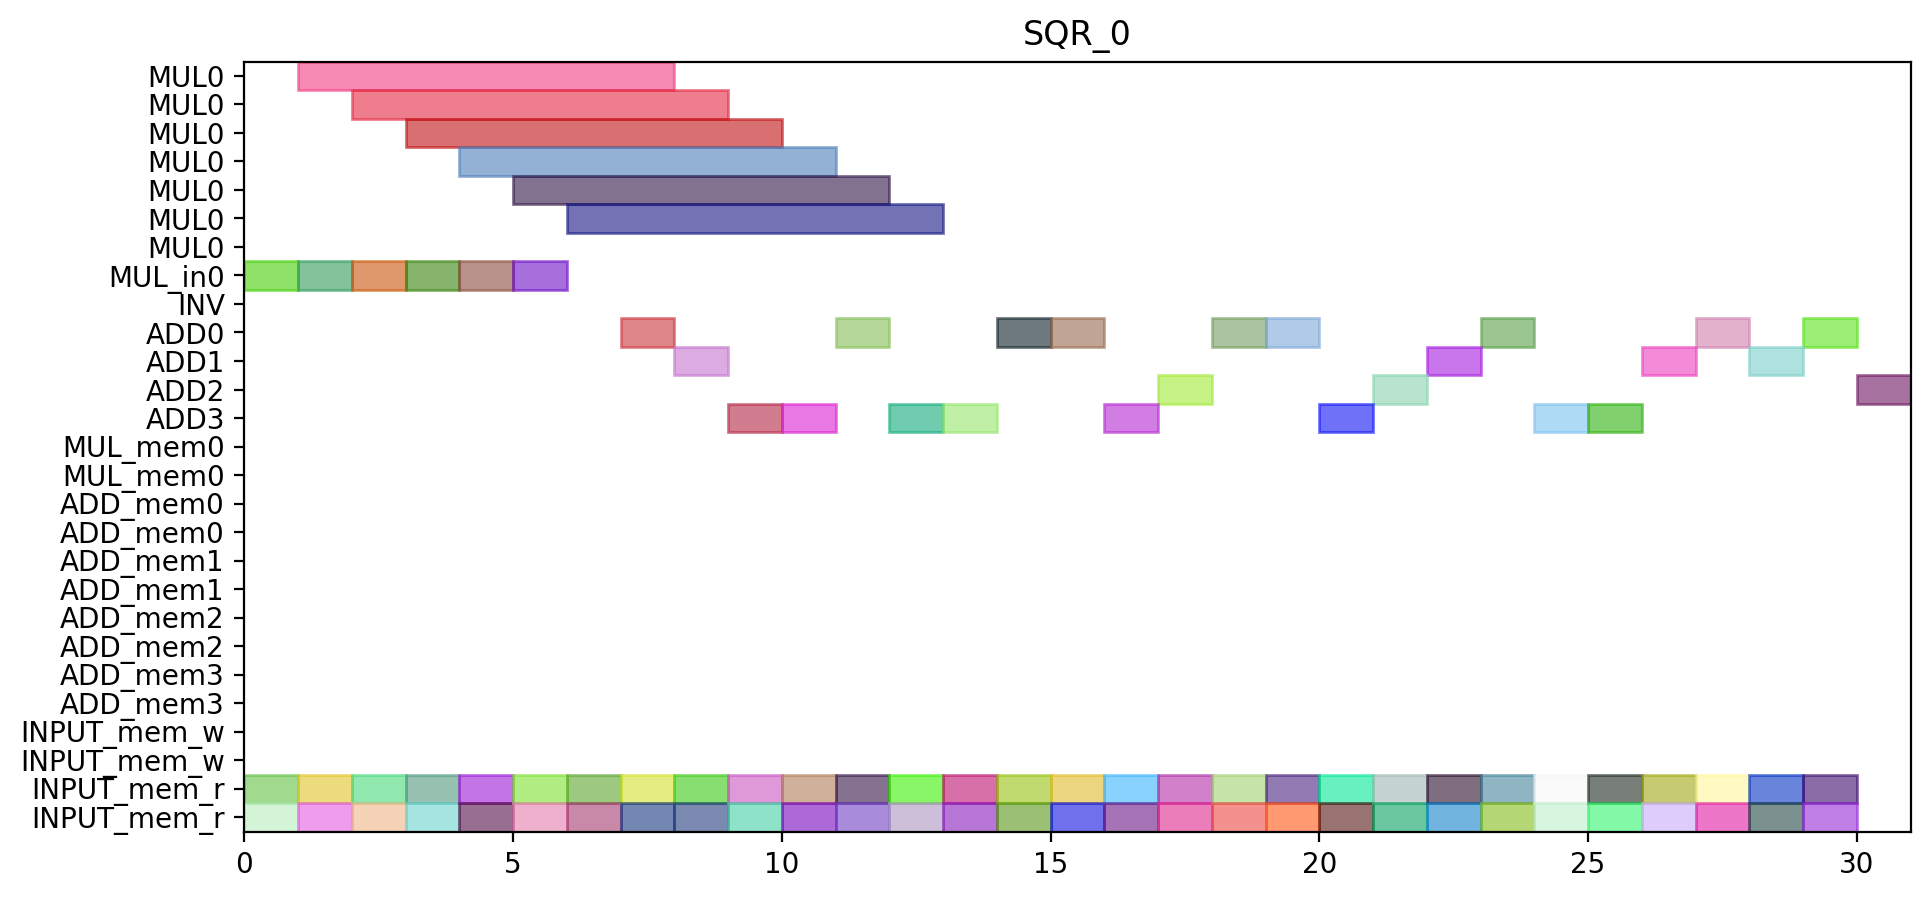

The Python source for this figure:
from pyschedule import Scenario, solvers, plotters, alt


def solve():
	horizon = 90
	S = Scenario("SQR_0", horizon=horizon)

	# resource
	MUL = S.Resources('MUL', num=1, size=7)
	MUL_in = S.Resources('MUL_in', num=1)
	INV = S.Resource('INV')
	ADD = S.Resources('ADD', num=4, periods=range(1, horizon))
	MUL_mem = S.Resources('MUL_mem', num=1, size=2)
	ADD_mem = S.Resources('ADD_mem', num=4, size=2)
	INPUT_mem_w = S.Resource('INPUT_mem_w', size=2)
	INPUT_mem_r = S.Resource('INPUT_mem_r', size=2)

	# result of previous scheduling

	# new tasks
	c_t0_a1_0 = S.Task('c_t0_a1_0', length=1, delay_cost=1)
	c_t0_a1_0 += alt(ADD)

	c_t0_a1_0_mem0 = S.Task('c_t0_a1_0_mem0', length=1, delay_cost=1)
	c_t0_a1_0_mem0 += INPUT_mem_r
	S += c_t0_a1_0_mem0 <= c_t0_a1_0

	c_t0_a1_0_mem1 = S.Task('c_t0_a1_0_mem1', length=1, delay_cost=1)
	c_t0_a1_0_mem1 += INPUT_mem_r
	S += c_t0_a1_0_mem1 <= c_t0_a1_0

	c_t0_a1_1 = S.Task('c_t0_a1_1', length=1, delay_cost=1)
	c_t0_a1_1 += alt(ADD)

	c_t0_a1_1_mem0 = S.Task('c_t0_a1_1_mem0', length=1, delay_cost=1)
	c_t0_a1_1_mem0 += INPUT_mem_r
	S += c_t0_a1_1_mem0 <= c_t0_a1_1

	c_t0_a1_1_mem1 = S.Task('c_t0_a1_1_mem1', length=1, delay_cost=1)
	c_t0_a1_1_mem1 += INPUT_mem_r
	S += c_t0_a1_1_mem1 <= c_t0_a1_1

	c_t0_t10 = S.Task('c_t0_t10', length=1, delay_cost=1)
	c_t0_t10 += alt(ADD)

	c_t0_t10_mem0 = S.Task('c_t0_t10_mem0', length=1, delay_cost=1)
	c_t0_t10_mem0 += INPUT_mem_r
	S += c_t0_t10_mem0 <= c_t0_t10

	c_t0_t10_mem1 = S.Task('c_t0_t10_mem1', length=1, delay_cost=1)
	c_t0_t10_mem1 += INPUT_mem_r
	S += c_t0_t10_mem1 <= c_t0_t10

	c_t0_t11 = S.Task('c_t0_t11', length=1, delay_cost=1)
	c_t0_t11 += alt(ADD)

	c_t0_t11_mem0 = S.Task('c_t0_t11_mem0', length=1, delay_cost=1)
	c_t0_t11_mem0 += INPUT_mem_r
	S += c_t0_t11_mem0 <= c_t0_t11

	c_t0_t11_mem1 = S.Task('c_t0_t11_mem1', length=1, delay_cost=1)
	c_t0_t11_mem1 += INPUT_mem_r
	S += c_t0_t11_mem1 <= c_t0_t11

	c_t0_t3_t0_in = S.Task('c_t0_t3_t0_in', length=1, delay_cost=1)
	c_t0_t3_t0_in += alt(MUL_in)
	c_t0_t3_t0 = S.Task('c_t0_t3_t0', length=7, delay_cost=1)
	c_t0_t3_t0 += alt(MUL)
	S += c_t0_t3_t0>=c_t0_t3_t0_in

	c_t0_t3_t0_mem0 = S.Task('c_t0_t3_t0_mem0', length=1, delay_cost=1)
	c_t0_t3_t0_mem0 += INPUT_mem_r
	S += c_t0_t3_t0_mem0 <= c_t0_t3_t0

	c_t0_t3_t0_mem1 = S.Task('c_t0_t3_t0_mem1', length=1, delay_cost=1)
	c_t0_t3_t0_mem1 += INPUT_mem_r
	S += c_t0_t3_t0_mem1 <= c_t0_t3_t0

	c_t0_t3_t1_in = S.Task('c_t0_t3_t1_in', length=1, delay_cost=1)
	c_t0_t3_t1_in += alt(MUL_in)
	c_t0_t3_t1 = S.Task('c_t0_t3_t1', length=7, delay_cost=1)
	c_t0_t3_t1 += alt(MUL)
	S += c_t0_t3_t1>=c_t0_t3_t1_in

	c_t0_t3_t1_mem0 = S.Task('c_t0_t3_t1_mem0', length=1, delay_cost=1)
	c_t0_t3_t1_mem0 += INPUT_mem_r
	S += c_t0_t3_t1_mem0 <= c_t0_t3_t1

	c_t0_t3_t1_mem1 = S.Task('c_t0_t3_t1_mem1', length=1, delay_cost=1)
	c_t0_t3_t1_mem1 += INPUT_mem_r
	S += c_t0_t3_t1_mem1 <= c_t0_t3_t1

	c_t0_t3_t2 = S.Task('c_t0_t3_t2', length=1, delay_cost=1)
	c_t0_t3_t2 += alt(ADD)

	c_t0_t3_t2_mem0 = S.Task('c_t0_t3_t2_mem0', length=1, delay_cost=1)
	c_t0_t3_t2_mem0 += INPUT_mem_r
	S += c_t0_t3_t2_mem0 <= c_t0_t3_t2

	c_t0_t3_t2_mem1 = S.Task('c_t0_t3_t2_mem1', length=1, delay_cost=1)
	c_t0_t3_t2_mem1 += INPUT_mem_r
	S += c_t0_t3_t2_mem1 <= c_t0_t3_t2

	c_t0_t3_t3 = S.Task('c_t0_t3_t3', length=1, delay_cost=1)
	c_t0_t3_t3 += alt(ADD)

	c_t0_t3_t3_mem0 = S.Task('c_t0_t3_t3_mem0', length=1, delay_cost=1)
	c_t0_t3_t3_mem0 += INPUT_mem_r
	S += c_t0_t3_t3_mem0 <= c_t0_t3_t3

	c_t0_t3_t3_mem1 = S.Task('c_t0_t3_t3_mem1', length=1, delay_cost=1)
	c_t0_t3_t3_mem1 += INPUT_mem_r
	S += c_t0_t3_t3_mem1 <= c_t0_t3_t3

	c_t1_a1_0 = S.Task('c_t1_a1_0', length=1, delay_cost=1)
	c_t1_a1_0 += alt(ADD)

	c_t1_a1_0_mem0 = S.Task('c_t1_a1_0_mem0', length=1, delay_cost=1)
	c_t1_a1_0_mem0 += INPUT_mem_r
	S += c_t1_a1_0_mem0 <= c_t1_a1_0

	c_t1_a1_0_mem1 = S.Task('c_t1_a1_0_mem1', length=1, delay_cost=1)
	c_t1_a1_0_mem1 += INPUT_mem_r
	S += c_t1_a1_0_mem1 <= c_t1_a1_0

	c_t1_a1_1 = S.Task('c_t1_a1_1', length=1, delay_cost=1)
	c_t1_a1_1 += alt(ADD)

	c_t1_a1_1_mem0 = S.Task('c_t1_a1_1_mem0', length=1, delay_cost=1)
	c_t1_a1_1_mem0 += INPUT_mem_r
	S += c_t1_a1_1_mem0 <= c_t1_a1_1

	c_t1_a1_1_mem1 = S.Task('c_t1_a1_1_mem1', length=1, delay_cost=1)
	c_t1_a1_1_mem1 += INPUT_mem_r
	S += c_t1_a1_1_mem1 <= c_t1_a1_1

	c_t1_t10 = S.Task('c_t1_t10', length=1, delay_cost=1)
	c_t1_t10 += alt(ADD)

	c_t1_t10_mem0 = S.Task('c_t1_t10_mem0', length=1, delay_cost=1)
	c_t1_t10_mem0 += INPUT_mem_r
	S += c_t1_t10_mem0 <= c_t1_t10

	c_t1_t10_mem1 = S.Task('c_t1_t10_mem1', length=1, delay_cost=1)
	c_t1_t10_mem1 += INPUT_mem_r
	S += c_t1_t10_mem1 <= c_t1_t10

	c_t1_t11 = S.Task('c_t1_t11', length=1, delay_cost=1)
	c_t1_t11 += alt(ADD)

	c_t1_t11_mem0 = S.Task('c_t1_t11_mem0', length=1, delay_cost=1)
	c_t1_t11_mem0 += INPUT_mem_r
	S += c_t1_t11_mem0 <= c_t1_t11

	c_t1_t11_mem1 = S.Task('c_t1_t11_mem1', length=1, delay_cost=1)
	c_t1_t11_mem1 += INPUT_mem_r
	S += c_t1_t11_mem1 <= c_t1_t11

	c_t1_t3_t0_in = S.Task('c_t1_t3_t0_in', length=1, delay_cost=1)
	c_t1_t3_t0_in += alt(MUL_in)
	c_t1_t3_t0 = S.Task('c_t1_t3_t0', length=7, delay_cost=1)
	c_t1_t3_t0 += alt(MUL)
	S += c_t1_t3_t0>=c_t1_t3_t0_in

	c_t1_t3_t0_mem0 = S.Task('c_t1_t3_t0_mem0', length=1, delay_cost=1)
	c_t1_t3_t0_mem0 += INPUT_mem_r
	S += c_t1_t3_t0_mem0 <= c_t1_t3_t0

	c_t1_t3_t0_mem1 = S.Task('c_t1_t3_t0_mem1', length=1, delay_cost=1)
	c_t1_t3_t0_mem1 += INPUT_mem_r
	S += c_t1_t3_t0_mem1 <= c_t1_t3_t0

	c_t1_t3_t1_in = S.Task('c_t1_t3_t1_in', length=1, delay_cost=1)
	c_t1_t3_t1_in += alt(MUL_in)
	c_t1_t3_t1 = S.Task('c_t1_t3_t1', length=7, delay_cost=1)
	c_t1_t3_t1 += alt(MUL)
	S += c_t1_t3_t1>=c_t1_t3_t1_in

	c_t1_t3_t1_mem0 = S.Task('c_t1_t3_t1_mem0', length=1, delay_cost=1)
	c_t1_t3_t1_mem0 += INPUT_mem_r
	S += c_t1_t3_t1_mem0 <= c_t1_t3_t1

	c_t1_t3_t1_mem1 = S.Task('c_t1_t3_t1_mem1', length=1, delay_cost=1)
	c_t1_t3_t1_mem1 += INPUT_mem_r
	S += c_t1_t3_t1_mem1 <= c_t1_t3_t1

	c_t1_t3_t2 = S.Task('c_t1_t3_t2', length=1, delay_cost=1)
	c_t1_t3_t2 += alt(ADD)

	c_t1_t3_t2_mem0 = S.Task('c_t1_t3_t2_mem0', length=1, delay_cost=1)
	c_t1_t3_t2_mem0 += INPUT_mem_r
	S += c_t1_t3_t2_mem0 <= c_t1_t3_t2

	c_t1_t3_t2_mem1 = S.Task('c_t1_t3_t2_mem1', length=1, delay_cost=1)
	c_t1_t3_t2_mem1 += INPUT_mem_r
	S += c_t1_t3_t2_mem1 <= c_t1_t3_t2

	c_t1_t3_t3 = S.Task('c_t1_t3_t3', length=1, delay_cost=1)
	c_t1_t3_t3 += alt(ADD)

	c_t1_t3_t3_mem0 = S.Task('c_t1_t3_t3_mem0', length=1, delay_cost=1)
	c_t1_t3_t3_mem0 += INPUT_mem_r
	S += c_t1_t3_t3_mem0 <= c_t1_t3_t3

	c_t1_t3_t3_mem1 = S.Task('c_t1_t3_t3_mem1', length=1, delay_cost=1)
	c_t1_t3_t3_mem1 += INPUT_mem_r
	S += c_t1_t3_t3_mem1 <= c_t1_t3_t3

	c_t2_a1_0 = S.Task('c_t2_a1_0', length=1, delay_cost=1)
	c_t2_a1_0 += alt(ADD)

	c_t2_a1_0_mem0 = S.Task('c_t2_a1_0_mem0', length=1, delay_cost=1)
	c_t2_a1_0_mem0 += INPUT_mem_r
	S += c_t2_a1_0_mem0 <= c_t2_a1_0

	c_t2_a1_0_mem1 = S.Task('c_t2_a1_0_mem1', length=1, delay_cost=1)
	c_t2_a1_0_mem1 += INPUT_mem_r
	S += c_t2_a1_0_mem1 <= c_t2_a1_0

	c_t2_a1_1 = S.Task('c_t2_a1_1', length=1, delay_cost=1)
	c_t2_a1_1 += alt(ADD)

	c_t2_a1_1_mem0 = S.Task('c_t2_a1_1_mem0', length=1, delay_cost=1)
	c_t2_a1_1_mem0 += INPUT_mem_r
	S += c_t2_a1_1_mem0 <= c_t2_a1_1

	c_t2_a1_1_mem1 = S.Task('c_t2_a1_1_mem1', length=1, delay_cost=1)
	c_t2_a1_1_mem1 += INPUT_mem_r
	S += c_t2_a1_1_mem1 <= c_t2_a1_1

	c_t2_t10 = S.Task('c_t2_t10', length=1, delay_cost=1)
	c_t2_t10 += alt(ADD)

	c_t2_t10_mem0 = S.Task('c_t2_t10_mem0', length=1, delay_cost=1)
	c_t2_t10_mem0 += INPUT_mem_r
	S += c_t2_t10_mem0 <= c_t2_t10

	c_t2_t10_mem1 = S.Task('c_t2_t10_mem1', length=1, delay_cost=1)
	c_t2_t10_mem1 += INPUT_mem_r
	S += c_t2_t10_mem1 <= c_t2_t10

	c_t2_t11 = S.Task('c_t2_t11', length=1, delay_cost=1)
	c_t2_t11 += alt(ADD)

	c_t2_t11_mem0 = S.Task('c_t2_t11_mem0', length=1, delay_cost=1)
	c_t2_t11_mem0 += INPUT_mem_r
	S += c_t2_t11_mem0 <= c_t2_t11

	c_t2_t11_mem1 = S.Task('c_t2_t11_mem1', length=1, delay_cost=1)
	c_t2_t11_mem1 += INPUT_mem_r
	S += c_t2_t11_mem1 <= c_t2_t11

	c_t2_t3_t0_in = S.Task('c_t2_t3_t0_in', length=1, delay_cost=1)
	c_t2_t3_t0_in += alt(MUL_in)
	c_t2_t3_t0 = S.Task('c_t2_t3_t0', length=7, delay_cost=1)
	c_t2_t3_t0 += alt(MUL)
	S += c_t2_t3_t0>=c_t2_t3_t0_in

	c_t2_t3_t0_mem0 = S.Task('c_t2_t3_t0_mem0', length=1, delay_cost=1)
	c_t2_t3_t0_mem0 += INPUT_mem_r
	S += c_t2_t3_t0_mem0 <= c_t2_t3_t0

	c_t2_t3_t0_mem1 = S.Task('c_t2_t3_t0_mem1', length=1, delay_cost=1)
	c_t2_t3_t0_mem1 += INPUT_mem_r
	S += c_t2_t3_t0_mem1 <= c_t2_t3_t0

	c_t2_t3_t1_in = S.Task('c_t2_t3_t1_in', length=1, delay_cost=1)
	c_t2_t3_t1_in += alt(MUL_in)
	c_t2_t3_t1 = S.Task('c_t2_t3_t1', length=7, delay_cost=1)
	c_t2_t3_t1 += alt(MUL)
	S += c_t2_t3_t1>=c_t2_t3_t1_in

	c_t2_t3_t1_mem0 = S.Task('c_t2_t3_t1_mem0', length=1, delay_cost=1)
	c_t2_t3_t1_mem0 += INPUT_mem_r
	S += c_t2_t3_t1_mem0 <= c_t2_t3_t1

	c_t2_t3_t1_mem1 = S.Task('c_t2_t3_t1_mem1', length=1, delay_cost=1)
	c_t2_t3_t1_mem1 += INPUT_mem_r
	S += c_t2_t3_t1_mem1 <= c_t2_t3_t1

	c_t2_t3_t2 = S.Task('c_t2_t3_t2', length=1, delay_cost=1)
	c_t2_t3_t2 += alt(ADD)

	c_t2_t3_t2_mem0 = S.Task('c_t2_t3_t2_mem0', length=1, delay_cost=1)
	c_t2_t3_t2_mem0 += INPUT_mem_r
	S += c_t2_t3_t2_mem0 <= c_t2_t3_t2

	c_t2_t3_t2_mem1 = S.Task('c_t2_t3_t2_mem1', length=1, delay_cost=1)
	c_t2_t3_t2_mem1 += INPUT_mem_r
	S += c_t2_t3_t2_mem1 <= c_t2_t3_t2

	c_t2_t3_t3 = S.Task('c_t2_t3_t3', length=1, delay_cost=1)
	c_t2_t3_t3 += alt(ADD)

	c_t2_t3_t3_mem0 = S.Task('c_t2_t3_t3_mem0', length=1, delay_cost=1)
	c_t2_t3_t3_mem0 += INPUT_mem_r
	S += c_t2_t3_t3_mem0 <= c_t2_t3_t3

	c_t2_t3_t3_mem1 = S.Task('c_t2_t3_t3_mem1', length=1, delay_cost=1)
	c_t2_t3_t3_mem1 += INPUT_mem_r
	S += c_t2_t3_t3_mem1 <= c_t2_t3_t3

	c_t3000 = S.Task('c_t3000', length=1, delay_cost=1)
	c_t3000 += alt(ADD)

	c_t3000_mem0 = S.Task('c_t3000_mem0', length=1, delay_cost=1)
	c_t3000_mem0 += INPUT_mem_r
	S += c_t3000_mem0 <= c_t3000

	c_t3000_mem1 = S.Task('c_t3000_mem1', length=1, delay_cost=1)
	c_t3000_mem1 += INPUT_mem_r
	S += c_t3000_mem1 <= c_t3000

	c_t3001 = S.Task('c_t3001', length=1, delay_cost=1)
	c_t3001 += alt(ADD)

	c_t3001_mem0 = S.Task('c_t3001_mem0', length=1, delay_cost=1)
	c_t3001_mem0 += INPUT_mem_r
	S += c_t3001_mem0 <= c_t3001

	c_t3001_mem1 = S.Task('c_t3001_mem1', length=1, delay_cost=1)
	c_t3001_mem1 += INPUT_mem_r
	S += c_t3001_mem1 <= c_t3001

	c_t3010 = S.Task('c_t3010', length=1, delay_cost=1)
	c_t3010 += alt(ADD)

	c_t3010_mem0 = S.Task('c_t3010_mem0', length=1, delay_cost=1)
	c_t3010_mem0 += INPUT_mem_r
	S += c_t3010_mem0 <= c_t3010

	c_t3010_mem1 = S.Task('c_t3010_mem1', length=1, delay_cost=1)
	c_t3010_mem1 += INPUT_mem_r
	S += c_t3010_mem1 <= c_t3010

	c_t3011 = S.Task('c_t3011', length=1, delay_cost=1)
	c_t3011 += alt(ADD)

	c_t3011_mem0 = S.Task('c_t3011_mem0', length=1, delay_cost=1)
	c_t3011_mem0 += INPUT_mem_r
	S += c_t3011_mem0 <= c_t3011

	c_t3011_mem1 = S.Task('c_t3011_mem1', length=1, delay_cost=1)
	c_t3011_mem1 += INPUT_mem_r
	S += c_t3011_mem1 <= c_t3011

	c_t4000 = S.Task('c_t4000', length=1, delay_cost=1)
	c_t4000 += alt(ADD)

	c_t4000_mem0 = S.Task('c_t4000_mem0', length=1, delay_cost=1)
	c_t4000_mem0 += INPUT_mem_r
	S += c_t4000_mem0 <= c_t4000

	c_t4000_mem1 = S.Task('c_t4000_mem1', length=1, delay_cost=1)
	c_t4000_mem1 += INPUT_mem_r
	S += c_t4000_mem1 <= c_t4000

	c_t4001 = S.Task('c_t4001', length=1, delay_cost=1)
	c_t4001 += alt(ADD)

	c_t4001_mem0 = S.Task('c_t4001_mem0', length=1, delay_cost=1)
	c_t4001_mem0 += INPUT_mem_r
	S += c_t4001_mem0 <= c_t4001

	c_t4001_mem1 = S.Task('c_t4001_mem1', length=1, delay_cost=1)
	c_t4001_mem1 += INPUT_mem_r
	S += c_t4001_mem1 <= c_t4001

	solvers.mip.solve(S,msg=1,kind='CPLEX',ratio_gap=1.01)

	solution = [['hoge']*len(S.solution()[1]) for i in range(len(S.solution()))]
	for i in range(len(S.solution())):
		for j in range(len(S.solution()[i])):
			solution[i][j]=str(S.solution()[i][j])
	print(solution)

	cycles = int(solution[-1][3])

	pic_file_name = "/mnt/rose/usr1/fukuda/pairing_automation_design2/bls12-381/scheduling/SQR_mul1_add4/SQR_0.png"
	if(S.solution() != []):
		plotters.matplotlib.plot(S,img_filename=pic_file_name, vertical_text=True, fig_size=(cycles*0.25+3, 5), show_task_labels=False)

	return solution
